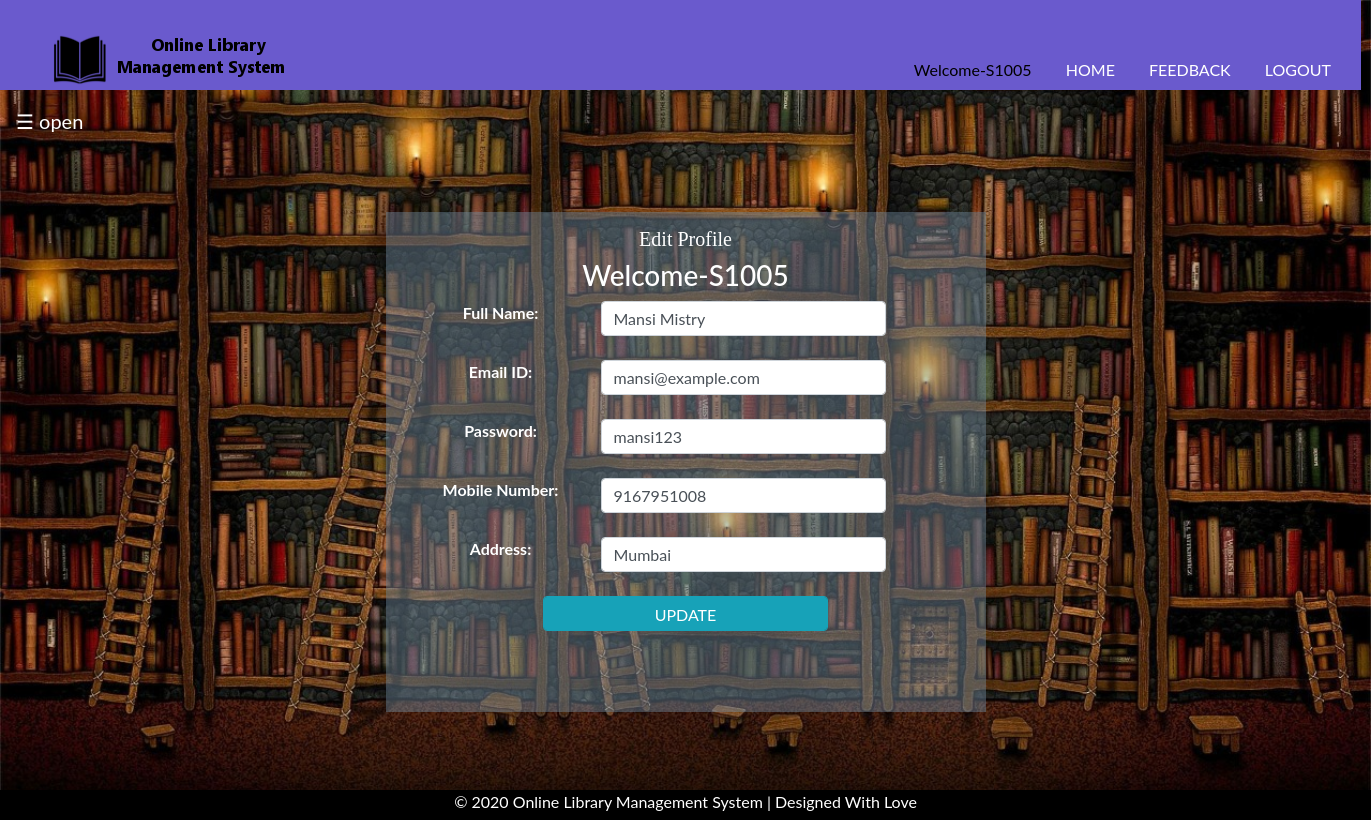
Page /student_editprofile.php (signed in) on the committed database.
### tables this page shows
CREATE TABLE `student_reg` (
  `StudentID` varchar(100) NOT NULL,
  `FullName` varchar(100) NOT NULL,
  `Mobile` varchar(100) NOT NULL,
  `Email` varchar(100) NOT NULL,
  `Password` varchar(100) NOT NULL,
  `Address` varchar(200) NOT NULL
);

### student_editprofile.php (the view, shortened to what this page needs)
<?php
  $connect = mysqli_connect("localhost:3307", "root", "root", "library");
?>
<!DOCTYPE html>
<html>
	<head>
		<link rel="stylesheet" type="text/css" href="style.css">
		<link rel="stylesheet" href="https://maxcdn.bootstrapcdn.com/bootstrap/4.5.0/css/bootstrap.min.css">
	</head>
	<body>
		<header>
			<div class="logo">
				<img src="images/logo.png">
			</div>
			<nav>
				<ul>
					<li><a href=""><div style="color: black">
						<?php
							echo "   Welcome-".$_SESSION['studentID']; ?> </div></a></li>
					<li><a href="student_welcome.php">HOME</a></li>
					<li><a href="student_feedback.php">FEEDBACK</a></li>
					<li><a href="logout.php">LOGOUT</a></li>
				</ul>
			</nav>
		</header>
		<div id="main">
			<span style="font-size:20px;cursor:pointer" onclick="openNav()">&#9776; open</span>
		</div>
	  <div class="container" style="text-align: center;" >
	    <h2 style="font-family: Lucida Console; text-align: center; font-size:20px">Edit Profile</h2>
	    <h3 style="color: whte;"><?php echo "   Welcome-".$_SESSION['studentID']; ?> </h3>
	    <?php
	      $sql = "SELECT `FullName`, `Mobile`, `Email`, `Password`, `Address` FROM `student_reg` where `StudentID`='$_SESSION[studentID]'";
	      $q=mysqli_query($connect,$sql) or die (mysql_error());
	      while($row = mysqli_fetch_assoc($q))
	      {
	        $name = $row['FullName'];
	        $mobile = $row['Mobile'];
	        $email = $row['Email'];
	        $password = $row['Password'];
	        $address = $row['Address'];
	      }
	    ?>
	    <form class="" action="" method="post" enctype="multipart/form-data">
	      <label>Full Name: </label><input type="text" name="fullname" value="<?php echo $name;  ?>" class="form-control"  required=""><br>
	      <label>Email ID: </label><input type="text" name="email" value="<?php echo $email;  ?>" class="form-control"  required=""><br>
	      <label>Password: </label><input type="text" name="password" value="<?php echo $password;  ?>" class="form-control"  required=""><br>
	      <label>Mobile Number: </label><input type="text" name="mobile" value="<?php echo $mobile;  ?>" class="form-control"  required=""><br>
	      <label>Address: </label><input type="text" name="address" value="<?php echo $address;  ?>" class="form-control"  required=""><br>
	      <input type="submit" value="UPDATE" name="submit" class="form-control btn btn-info"><br/></br>
	    </form>
	  </div>
	  <br><br>
	  <footer>
	    <p style="color:white;  text-align: center; ">&copy; 2020 Online Library Management System | Designed With Love</p>
	  </footer>
	</body>
</html>

### style.css (style rules this page uses)
html, body, div, span, object, iframe, h1, h2, h3, h4, h5, h6, p, blockquote, pre, abbr, address, cite, code, del, dfn, em, img, ins, kbd, q, samp, small, strong, sub, sup, var, b, i, dl, dt, dd, ol, ul, li, fieldset, form, label, legend, table, caption, tbody, tfoot, thead, tr, th, td, article, aside, canvas, details, figcaption, figure, footer, header, hgroup, menu, nav, section, summary, time, mark, audio, video { margin:0; padding:0; border:0; outline:0; font-size:100%; vertical-align:baseline; background:transparent; }
body { line-height:1; }
article,aside,details,figcaption,figure, footer,header,hgroup,menu,nav,section { display:block; }
nav ul { list-style:none; }
a { margin:0; padding:0; font-size:100%; vertical-align:baseline; background:transparent; }
input, select { vertical-align:middle; }
header { height: 90px; width: 1361px; background-color: SlateBlue; padding: 10px; }
footer { height: 30px; width: 1340px; background-color: black; position: fixed; left: 0; bottom: 0; width: 100%; color: white; text-align: center; }
.logo { float :left; margin-top: 20px; padding-left: 20px; }
.logo img { float :left; padding-left: 20px; padding-top: 0px; }
li a { color: white; text-decoration: none; }
nav { float: right; word-spacing: 30px; padding: 20px; }
nav li { display: inline-block; line-height: 80px; }
input { height: 25px; width: 300px; }

### student_editprofile.php (style rules this page uses)
header { width: 1361px }
body { background-image: url('images/FORALL.jpeg'); background-repeat: no-repeat; background-attachment: fixed; background-size: cover; font-family: "Lato", sans-serif; transition: background-color .5s; color: white; }
footer { position: fixed; left: 0; bottom: 0; width: 100%; color: white; text-align: center; }
#main { transition: margin-left .5s; padding: 16px; }
.container { width: 600px; height: 500px; margin: 60px auto; background-color: #71899e73; color:white; padding: 15px; }
label { font-weight: bold; width: 200px; float: left; }
.form-control { width:50%; height: 35px; }
.btn { color: #ffffff }

### rows in the picture
student_reg: fullname "Mansi Mistry", email "mansi@example.com", password "mansi123", mobile "9167951008", address "Mumbai"

### other values in the picture
$_SESSION['studentID'] "S1005"
